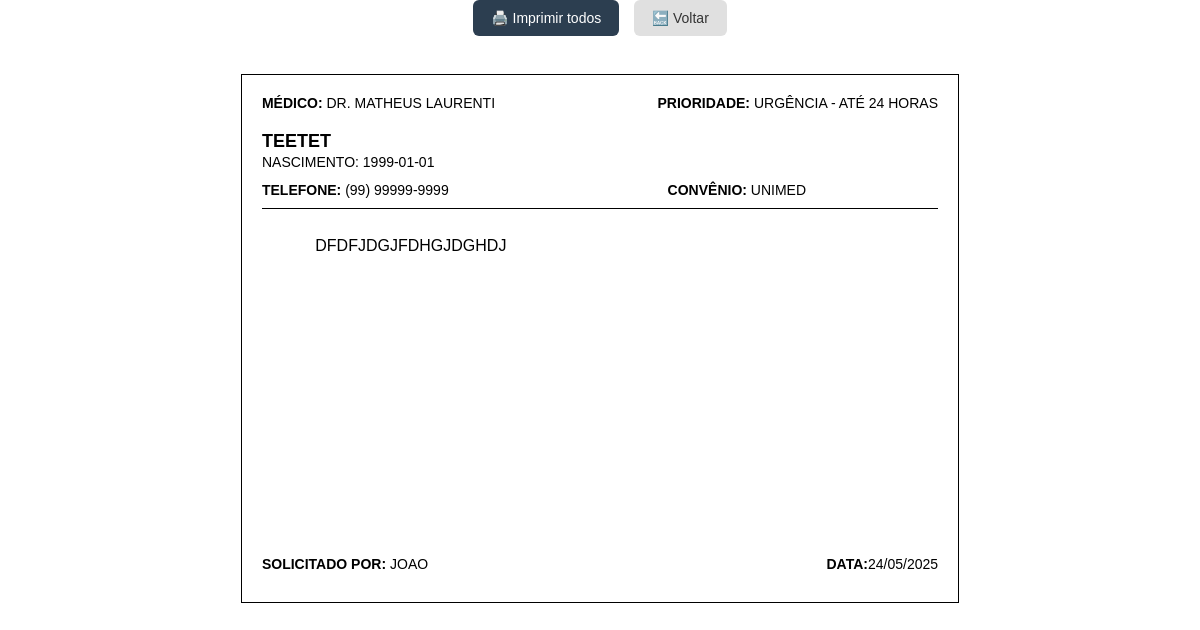
Before: /imprimir/pendente with the older database file.
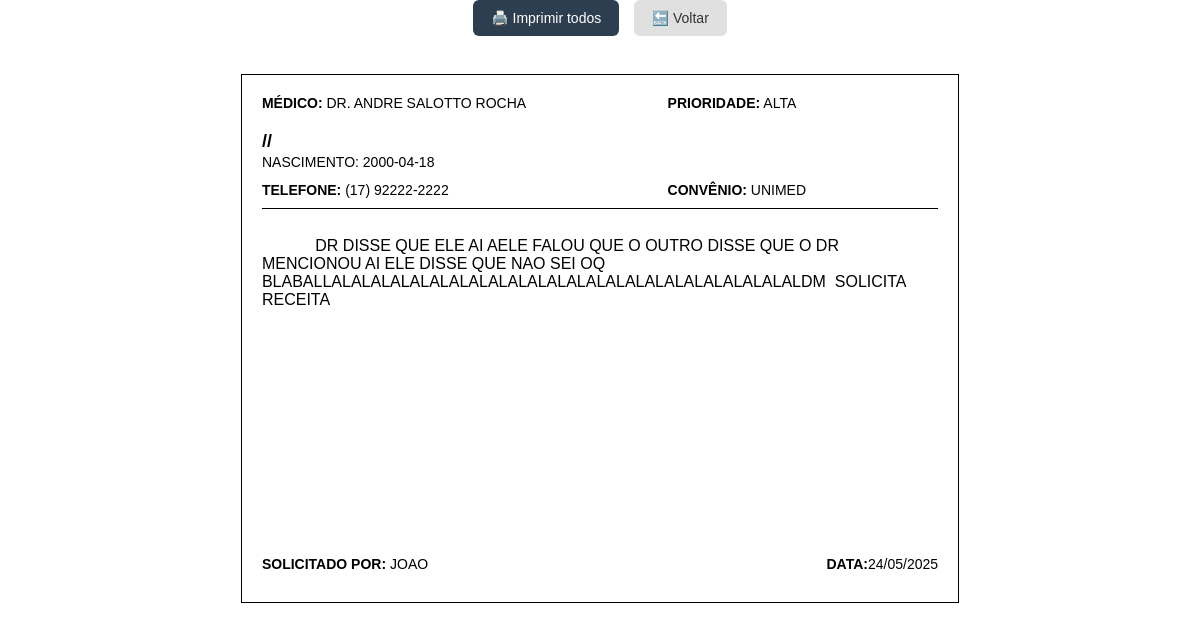
After: the same page with the newer database file.
### tables this page shows
CREATE TABLE recados (
            id INTEGER PRIMARY KEY AUTOINCREMENT,
            medico TEXT NOT NULL,
            prioridade TEXT NOT NULL,
            nome_paciente TEXT NOT NULL,
            data_nascimento TEXT NOT NULL,
            telefone TEXT NOT NULL,
            convenio TEXT,
            descricao TEXT,
            status TEXT DEFAULT 'pendente',
            usuario TEXT NOT NULL,
            data_cadastro TEXT NOT NULL
        , finalizado_por TEXT);

### app.py (the view)
@app.route('/imprimir/<status>')
def imprimir(status):
    conexao = conectar_banco()
    cursor = conexao.cursor()
    cursor.execute('SELECT * FROM recados WHERE status = ? ORDER BY medico, prioridade', (status,))
    recados = cursor.fetchall()
    conexao.close()
    return render_template('imprimir_lista.html', recados=recados)

### app.py (called while the page is built)
def conectar_banco():
    conexao = sqlite3.connect('recados.db')
    conexao.row_factory = sqlite3.Row
    return conexao

@app.template_filter('format_data')
def formatar_data_br(data_str):
    try:
        data_obj = datetime.strptime(data_str, '%Y-%m-%d %H:%M:%S')
        return data_obj.strftime('%d/%m/%Y')
    except:
        return data_str  # fallback caso a string esteja mal formatada

### templates/imprimir_lista.html (shortened to what this page needs)
<!DOCTYPE html>
<html lang="pt-br">
<head>
    <link rel="stylesheet" href="{{ url_for('static', filename='css/imprimir_lista.css') }}">
</head>
<body>
    <div class="no-print botoes-topo">
        <button onclick="window.print()" class="btn-imprimir-topo">🖨️ Imprimir todos</button>
        <a href="{{ url_for('listar') }}" class="btn-voltar-topo">🔙 Voltar</a>
    </div>
    {% for recado in recados %}
        <div class="recado">
        <div class="linha-topo">
            <span class="campo"><strong>Médico:</strong> {{ recado['medico'] }}</span>
            <span class="campo"><strong>Prioridade:</strong> {{ recado['prioridade'] }}</span>
        </div>
        <div class="paciente">{{ recado['nome_paciente'] }}</div>
        <div class="subinfo">Nascimento: {{ recado['data_nascimento'] }}</div>
        <div class="linha-meio">
            <span class="campo"><strong>Telefone:</strong> {{ recado['telefone'] }}</span>
            <span class="campo"><strong>Convênio:</strong> {{ recado['convenio'] }}</span>
        </div>
        <div class="descricao">
            {{ recado['descricao'] }}
        </div>
        <div class="linha-rodape">
            <span>
                <strong>Solicitado por:</strong> {{ recado['usuario'] }}
            </span>
            <span>
                <strong>Data:</strong>{{ recado['data_cadastro']|format_data }}
            </span>
        </div>
        </div>
    {% endfor %}
</body>
</html>

Changed rows visible on the page:
no longer on this page (row edited): recados: medico "DR. MATHEUS LAURENTI", prioridade "URGÊNCIA - ATÉ 24 HORAS", nome_paciente "TEETET", data_nascimento "1999-01-01", telefone "(99) 99999-9999", convenio "UNIMED", descricao "DFDFJDGJFDHGJDGHDJ", usuario "JOAO", data_cadastro "24/05/2025"
now on this page (row edited): recados: medico "DR. ANDRE SALOTTO ROCHA", prioridade "ALTA", nome_paciente "//", data_nascimento "2000-04-18", telefone "(17) 92222-2222", convenio "UNIMED", descricao "DR DISSE QUE ELE AI AELE FALOU QUE O OUTRO DISSE QUE O DR MENCIONOU AI ELE DISSE QUE NAO SEI OQ BLABALLALALALALALALALALALALALALALALALALALALALALALALALALDM SOLICITA RECEITA", usuario "JOAO", data_cadastro "24/05/2025"
